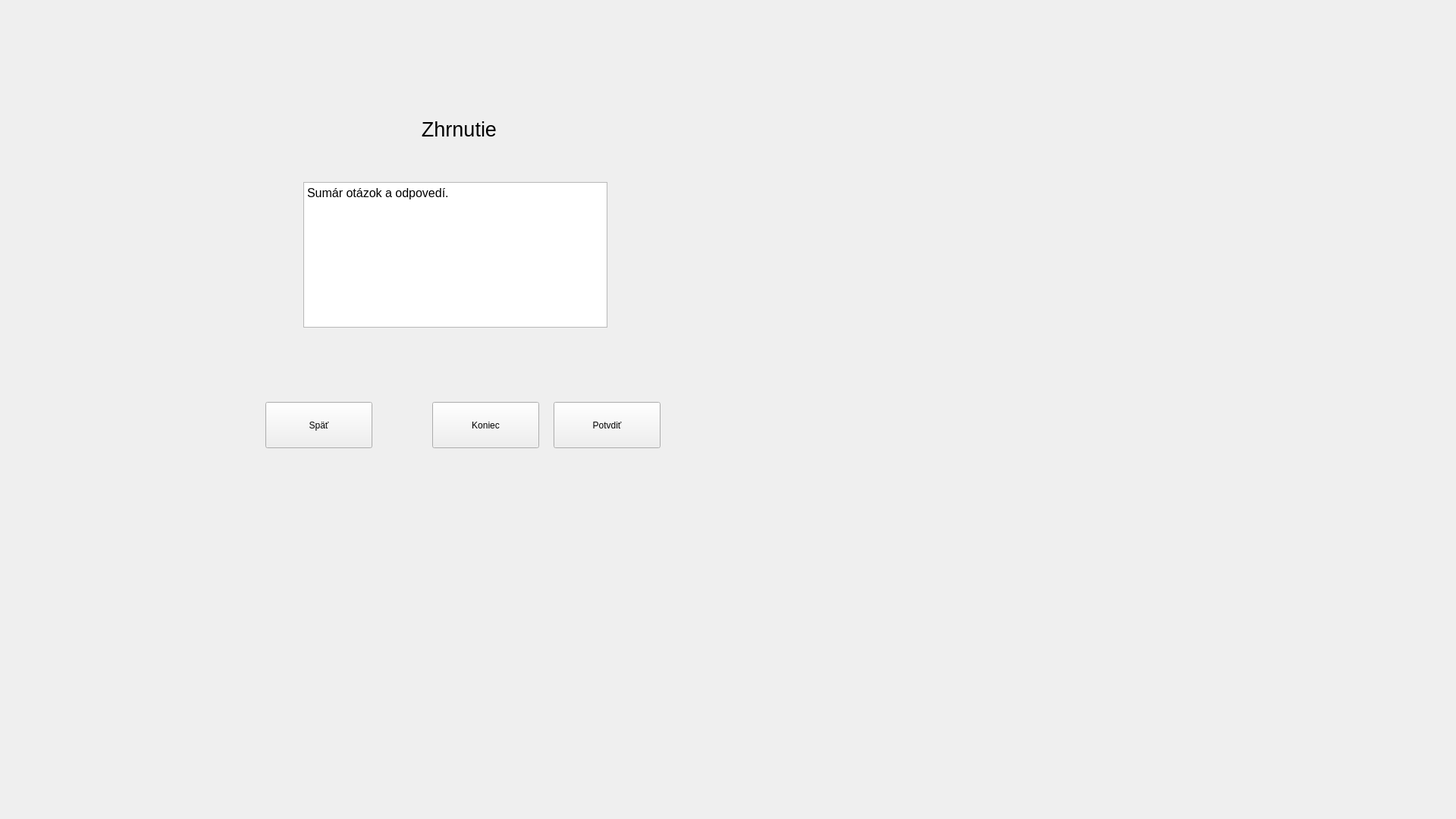
<?xml version="1.0" encoding="UTF-8"?>
<ui version="4.0">
 <class>Form</class>
 <widget class="QWidget" name="Form">
  <property name="geometry">
   <rect>
    <x>0</x>
    <y>0</y>
    <width>1920</width>
    <height>1080</height>
   </rect>
  </property>
  <property name="windowTitle">
   <string>Form</string>
  </property>
  <property name="locale">
   <locale language="Slovak" country="Slovakia"/>
  </property>
  <widget class="QWidget" name="widget" native="true">
   <property name="geometry">
    <rect>
     <x>310</x>
     <y>60</y>
     <width>600</width>
     <height>600</height>
    </rect>
   </property>
   <widget class="QPushButton" name="start">
    <property name="geometry">
     <rect>
      <x>420</x>
      <y>470</y>
      <width>141</width>
      <height>61</height>
     </rect>
    </property>
    <property name="text">
     <string>Potvdiť</string>
    </property>
   </widget>
   <widget class="QPushButton" name="quit">
    <property name="geometry">
     <rect>
      <x>40</x>
      <y>470</y>
      <width>141</width>
      <height>61</height>
     </rect>
    </property>
    <property name="text">
     <string>Späť</string>
    </property>
   </widget>
   <widget class="QTextBrowser" name="textBrowser">
    <property name="geometry">
     <rect>
      <x>90</x>
      <y>180</y>
      <width>401</width>
      <height>192</height>
     </rect>
    </property>
    <property name="html">
     <string>&lt;!DOCTYPE HTML PUBLIC &quot;-//W3C//DTD HTML 4.0//EN&quot; &quot;http://www.w3.org/TR/REC-html40/strict.dtd&quot;&gt;
&lt;html&gt;&lt;head&gt;&lt;meta name=&quot;qrichtext&quot; content=&quot;1&quot; /&gt;&lt;style type=&quot;text/css&quot;&gt;
p, li { white-space: pre-wrap; }
&lt;/style&gt;&lt;/head&gt;&lt;body style=&quot; font-family:'DejaVu LGC Sans'; font-size:12pt; font-weight:400; font-style:normal;&quot;&gt;
&lt;p style=&quot; margin-top:0px; margin-bottom:0px; margin-left:0px; margin-right:0px; -qt-block-indent:0; text-indent:0px;&quot;&gt;Sumár otázok a odpovedí.&lt;/p&gt;&lt;/body&gt;&lt;/html&gt;</string>
    </property>
   </widget>
   <widget class="QLabel" name="label">
    <property name="geometry">
     <rect>
      <x>90</x>
      <y>70</y>
      <width>411</width>
      <height>81</height>
     </rect>
    </property>
    <property name="font">
     <font>
      <family>Ubuntu</family>
      <pointsize>20</pointsize>
      <italic>false</italic>
     </font>
    </property>
    <property name="text">
     <string>Zhrnutie</string>
    </property>
    <property name="alignment">
     <set>Qt::AlignCenter</set>
    </property>
   </widget>
   <widget class="QPushButton" name="quit_2">
    <property name="geometry">
     <rect>
      <x>260</x>
      <y>470</y>
      <width>141</width>
      <height>61</height>
     </rect>
    </property>
    <property name="text">
     <string>Koniec</string>
    </property>
   </widget>
  </widget>
 </widget>
 <resources/>
 <connections/>
</ui>
